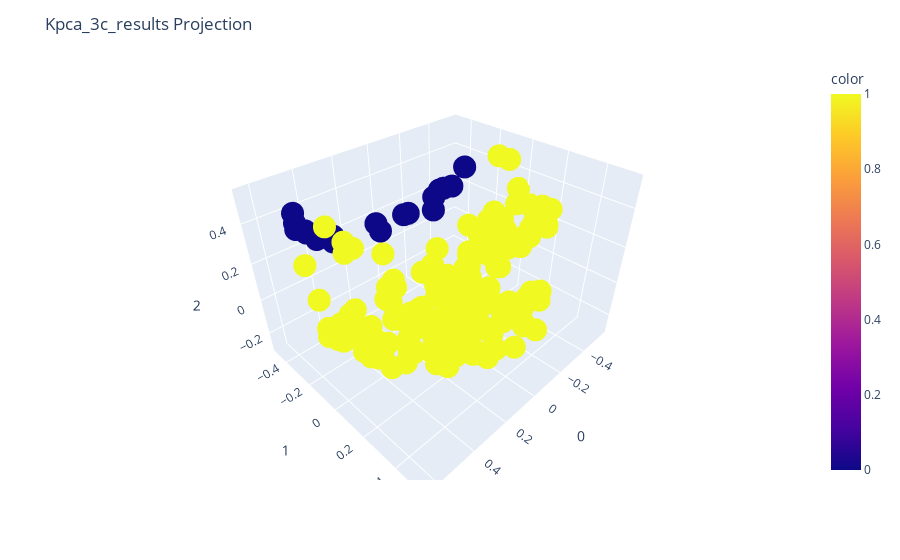

Here is the notebook cell this chart was saved with:
### Code cell
np.random.seed(42)
from umap import UMAP
Kpca_3c=KernelPCA(n_components=3,kernel="rbf")
Kpca_3c_results=Kpca_3c.fit_transform(preprocessed_data)
fig=px.scatter_3d(
    Kpca_3c_results,x=0,y=1,z=2,color=y
)
fig.update_layout(
    title_text="Kpca_3c_results Projection",
    legend_title_text='y'    
)
fig.show()

### Figure 1 — Plotly figure (JSON) as saved in the notebook; plotly's stock layout.template omitted (floating-point values rounded to 4 significant figures; data arrays with more than 128 entries replaced by an {"elided": "..."} marker saying what was removed)
{"data": [{"hovertemplate": "0=%{x}<br>1=%{y}<br>2=%{z}<br>color=%{marker.color}<extra></extra>", "legendgroup": "", "marker": {"color": {"elided": "205 int values"}, "coloraxis": "coloraxis", "symbol": "circle"}, "mode": "markers", "name": "", "scene": "scene", "showlegend": false, "type": "scatter3d", "x": {"elided": "205 float values"}, "y": {"elided": "205 float values"}, "z": {"elided": "205 float values"}}], "layout": {"coloraxis": {"colorbar": {"title": {"text": "color"}}, "colorscale": [[0, "#0d0887"], [0.1111, "#46039f"], [0.2222, "#7201a8"], [0.3333, "#9c179e"], [0.4444, "#bd3786"], [0.5556, "#d8576b"], [0.6667, "#ed7953"], [0.7778, "#fb9f3a"], [0.8889, "#fdca26"], [1, "#f0f921"]]}, "legend": {"title": {"text": "y"}, "tracegroupgap": 0}, "margin": {"t": 60}, "scene": {"domain": {"x": [0, 1], "y": [0, 1]}, "xaxis": {"title": {"text": "0"}}, "yaxis": {"title": {"text": "1"}}, "zaxis": {"title": {"text": "2"}}}, "title": {"text": "Kpca_3c_results Projection"}}}
